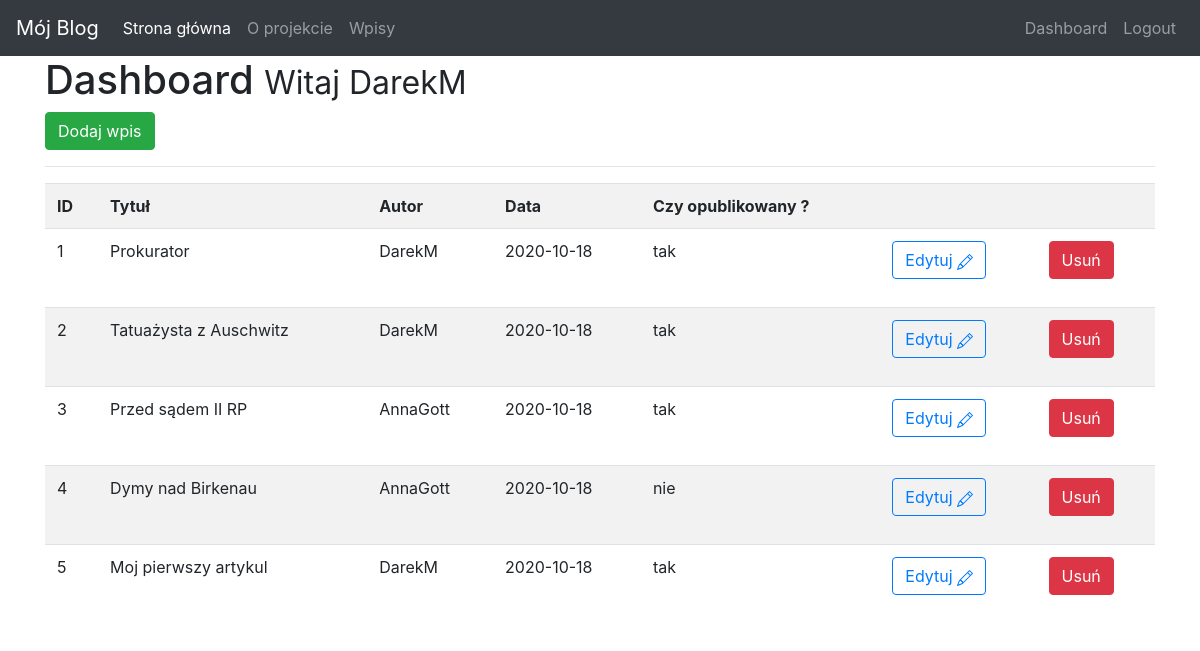
Page /dashboard (signed in) on the committed database.
### app.py (models this page shows)
class User(db.Model):
    __tablename__ = 'user'
    id = db.Column(db.Integer, primary_key=True)
    name = db.Column(db.String(50), index=True, unique=True)
    email = db.Column(db.String(200), index=True, unique=True)
    username = db.Column(db.String(100), index=True, unique=True)
    password = db.Column(db.String(128))
    articles = db.relationship("Items", backref='author')

class Items(db.Model):
    __tablename__ = 'items'
    id = db.Column(db.Integer, primary_key=True)
    title = db.Column(db.Text)
    body = db.Column(db.String(500))
    author_id= db.Column(db.Integer,db.ForeignKey('user.id'))
    create_date = db.Column(db.String(128))
    publish= db.Column(db.Boolean(), default=False, nullable=True)

### app.py (the view)
@app.route('/dashboard')
def dashboard():
    if session['logged_in']==True:
        result=Items.query.all()
        if len(result)>0:
           articles = Items.query.all()
           return render_template('dashboard.html', articles=articles)
        else:
            message='Nie znaleziono artykułu'
            return render_template('dashboard.html', msg=message)
    else:
        flash('Brak autoryzacji, proszę się zalogować', 'danger')
        return redirect(url_for('login'))

### templates/dashboard.html (shortened to what this page needs)
{% extends 'layout.html' %}
{% block body %}
<h1> Dashboard <small> Witaj {{ session.username}} </small></h1>
<a class="btn btn-success" href="/render_article/add"> Dodaj wpis</a>
<hr>
<table class="table table-striped">
    <tr>
        <th> ID</th>
        <th> Tytuł</th>
        <th> Autor</th>
        <th> Data</th>
        <th> Czy opublikowany ?</th>
        <th></th>
        <th></th>
    </tr>
    {% for article in articles %}
     <tr>
        <td>{{article.id}}</td>
        <td>{{article.title}}</td>
        <td>{{article.author.username}}</td>
        <td>{{article.create_date}}</td>
         {% if article.publish==1 %}
         <td> tak</td>
         {% else %}
           <td> nie</td>
         {% endif %}
        <td>
            <a href="/render_article/{{article.id}}" class="btn btn-outline-primary pull-right"> Edytuj
        </a>
            </td>
        <td>
        <form action="{{url_for('delete_article',id=article.id)}}"  method="POST">
            <input type="submit" value="Usuń" class="btn btn-danger">
        </form>
        </td>
     </tr>
     {% endfor %}
</table>
{%endblock%}

### rows in the picture
User: username "DarekM"
Items: id "1", title "Prokurator", author.username "DarekM", create_date "2020-10-18", publish "tak"
Items: id "2", title "Tatuażysta z Auschwitz", author.username "DarekM", create_date "2020-10-18", publish "tak"
Items: id "3", title "Przed sądem II RP", author.username "AnnaGott", create_date "2020-10-18", publish "tak"
Items: id "4", title "Dymy nad Birkenau", author.username "AnnaGott", create_date "2020-10-18", publish "nie"
Items: id "5", title "Moj pierwszy artykul", author.username "DarekM", create_date "2020-10-18", publish "tak"
